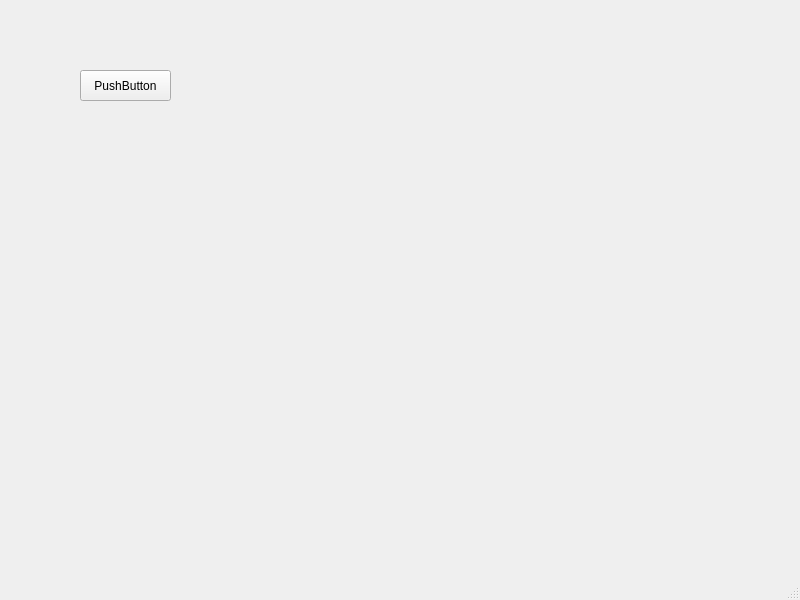
<?xml version="1.0" encoding="UTF-8"?>
<ui version="4.0">
 <class>MainWindow</class>
 <widget class="QMainWindow" name="MainWindow">
  <property name="geometry">
   <rect>
    <x>0</x>
    <y>0</y>
    <width>800</width>
    <height>600</height>
   </rect>
  </property>
  <property name="windowTitle">
   <string>MainWindow</string>
  </property>
  <widget class="QWidget" name="centralwidget">
   <widget class="QPushButton" name="pushButton">
    <property name="geometry">
     <rect>
      <x>80</x>
      <y>70</y>
      <width>91</width>
      <height>31</height>
     </rect>
    </property>
    <property name="text">
     <string>PushButton</string>
    </property>
   </widget>
  </widget>
  <widget class="QMenuBar" name="menubar">
   <property name="geometry">
    <rect>
     <x>0</x>
     <y>0</y>
     <width>800</width>
     <height>21</height>
    </rect>
   </property>
  </widget>
  <widget class="QStatusBar" name="statusbar"/>
 </widget>
 <resources/>
 <connections/>
</ui>
